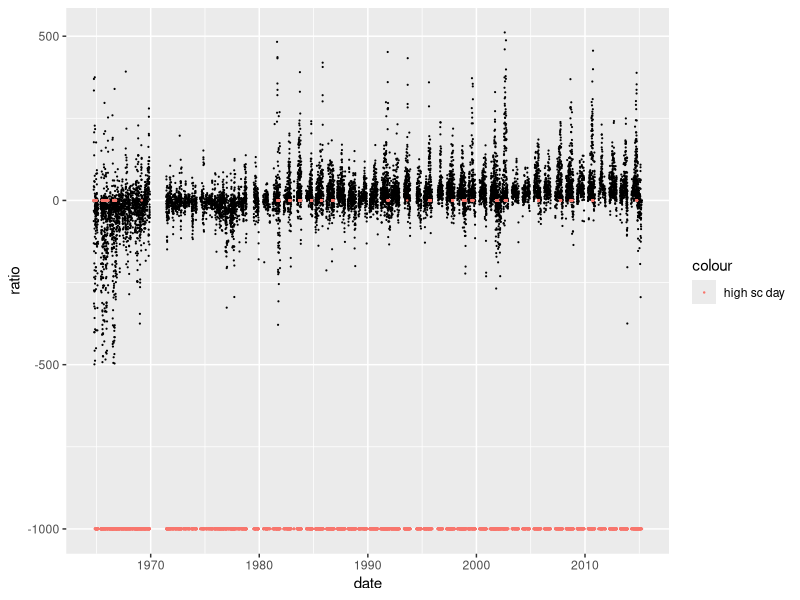
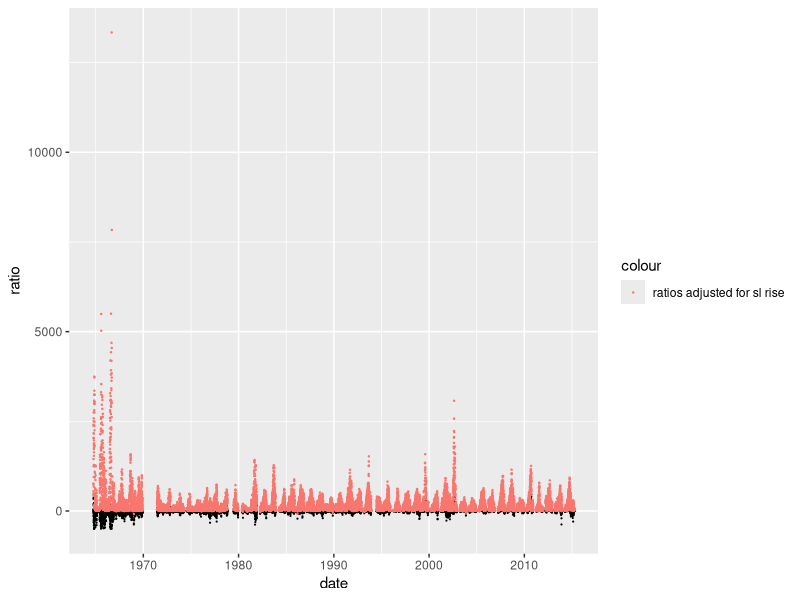
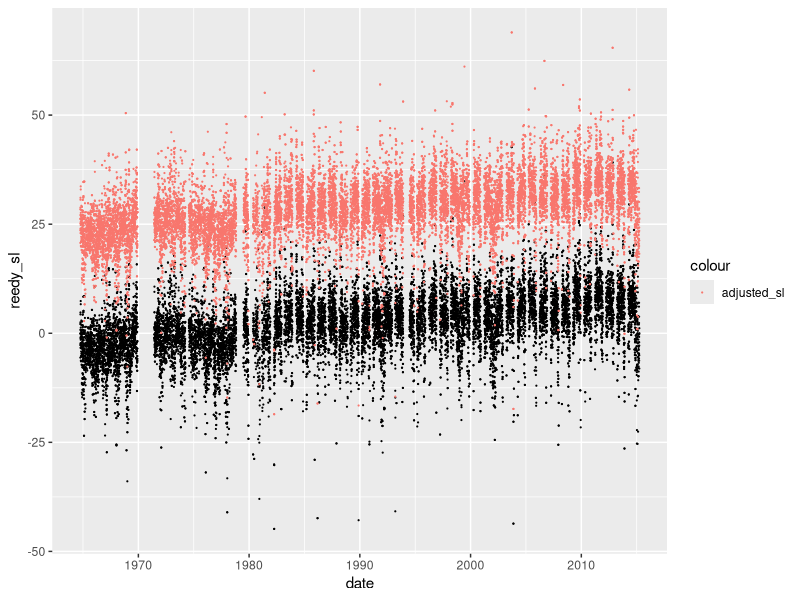

Write the R code that produced these figures, in order. (Note: this script raises an error after producing the figures.)
library(data.table)
library(dplyr)
library(caret)
library(ggplot2)

df = fread('../data/processed/training_data.csv')
df[, inflow := inflow/0.0283168]
df = df[!is.na(df$mean_sc),]

chester = df[location != 'reedy']
chester$date = as.Date(chester$date)


AVG_YRLY_RISE = 23.5/51

chester[, above_1000 := ifelse(mean_sc > 1120, 1, 0)]
chester[, year := year(date)]
chester[, month := month(date)]
chester[, half := ifelse(month <= 6, 1, 2)]
chester = chester[!is.na(chester$reedy_sl),]
chester[, adjusted_sl := (reedy_sl- 49.229 + 2.79 + 23.5)]
chester[, reedy_sl := (reedy_sl- 49.229)]
chester[, years_to_2060 := (2015-year)]
chester[, assumed_sl_rise := (51-years_to_2060)*AVG_YRLY_RISE]
chester[, bad_sc := ifelse(above_1000 == 1, 0, -1000)]
chester[, ratio := 10000*reedy_sl / inflow]
chester[, ratio2 := 10000*adjusted_sl / inflow]
#chester[, inflow_type := ifelse(inflow < 760, 'very_low_flow', 
#                               ifelse( (inflow < 3100 & inflow >= 760), 'low_flow', 'high_flow'))]
chester[, inflow_type := ifelse(inflow < 3810, 'low_flow', 
                                ifelse( (inflow < 8305 & inflow >= 3810), 'med_flow', 'high_flow'))]
chester[, very_low_flow := ifelse(inflow_type == 'low_flow', 1, 0)]
chester[, low_flow := ifelse(inflow_type == 'med_flow', 1, 0)]
chester[, high_flow := ifelse(inflow_type == 'high_flow', 1, 0)]
chester = chester[inflow > 1 & ratio > -500]

ggplot(chester[inflow < 4000], aes(x = date, y = ratio))+
  geom_point(size = .1)+
  geom_smooth(method = 'loess')+
  geom_point(aes(y = bad_sc, color = 'high sc day'), size = .2)

ggplot(chester, aes(x = date, y = ratio))+
  geom_point(size = .1)+
  geom_smooth(method = 'loess', colour = 'black')+
  geom_point(aes(y = ratio2, color = 'ratios adjusted for sl rise'), size = .2)


drill_down <- chester[, c('inflow', 'mean_sc', 'reedy_sl', 'above_1000', 'location',
                          'year', 'half', 'ratio', 'very_low_flow', 'low_flow', 'high_flow')] %>%
  group_by(year, half, location) %>%
  summarise(bad_sc_days = sum(above_1000),
            high_flow = sum(high_flow),
            low_flow = sum(low_flow),
            very_low_flow = sum(very_low_flow),
            avg_ratio = mean(ratio),
            max_ratio = max(ratio),
            min_ratio = min(ratio))
drill_down = as.data.table(drill_down)
drill_down[, problem_year := ifelse(bad_sc_days > 10, 1, 0)]

ggplot(chester, aes(x = date, y = reedy_sl))+
  geom_point(size = .1)+
  geom_point(aes(y = adjusted_sl, color = 'adjusted_sl'), size = .1)


# my tuneGrid object:
tgrid <- expand.grid(
  mtry = 2,
  splitrule = c("gini"),
  min.node.size = c(1, 3)
)

drill_down[, problem_year := ifelse(problem_year == 0, 'fresh', 'salty')]
drill_down$problem_year = as.factor(drill_down$problem_year)

indices = sort(sample(nrow(drill_down), nrow(drill_down)*.75))
train<-drill_down[indices,]
test<-drill_down[-indices,]


model_caret <- train(problem_year ~ high_flow + low_flow  + very_low_flow+ avg_ratio+
                       max_ratio + min_ratio,
                     data = train,
                     method = "ranger",
                     trControl = trainControl(method="cv", number = 5, verboseIter = T, classProbs = T),
                     tuneGrid = tgrid,
                     importance = 'impurity' #permutation
)

plot(varImp(model_caret))

probsTest <- predict(model_caret, test, type = "prob")
threshold <- 0.5
pred_baseline      <- factor( ifelse(probsTest[, "salty"] > threshold, "salty", "fresh") )
confusionMatrix(pred_baseline, test$problem_year)

table(pred_baseline)





# ADJUST DATA TO INCLUDE SL RISE


drill_down2 <- chester[, c('inflow', 'mean_sc', 'adjusted_sl', 'above_1000', 'location',
                           'year', 'half', 'ratio2', 'very_low_flow', 'low_flow', 'high_flow')] %>%
  group_by(year, half, location) %>%
  summarise(bad_sc_days = sum(above_1000),
            high_flow = sum(high_flow),
            low_flow = sum(low_flow),
            very_low_flow = sum(very_low_flow),
            avg_ratio = mean(ratio2),
            max_ratio = max(ratio2),
            min_ratio = min(ratio2))
drill_down2 = as.data.table(drill_down2)
drill_down2[, problem_half := ifelse(bad_sc_days > 10, 1, 0)]
drill_down2[, problem_year := ifelse(problem_year == 0, 'fresh', 'salty')]
drill_down2$problem_year = as.factor(drill_down2$problem_year)

test2 <- drill_down2[-indices,]


#bfb preds
probsTest <- predict(model_caret, test2[location == 'del_bfb'], type = "prob")
threshold <- 0.4
pred_sl_adjusted  <- factor( ifelse(probsTest[, "salty"] > threshold, "salty", "fresh") )
table(pred_sl_adjusted)

#chester preds
probsTest <- predict(model_caret, drill_down2[location == 'schu_chester'], type = "prob")
threshold <- 0.4
pred_sl_adjusted  <- factor( ifelse(probsTest[, "salty"] > threshold, "salty", "fresh") )
table(pred_sl_adjusted)

ggplot(chester[location == 'del_bfb'], aes(x = date, y = reedy_sl))+
  geom_point(size = .1)+
  geom_point(aes(y = adjusted_sl, color = 'adjusted_sl'), size = .1)
